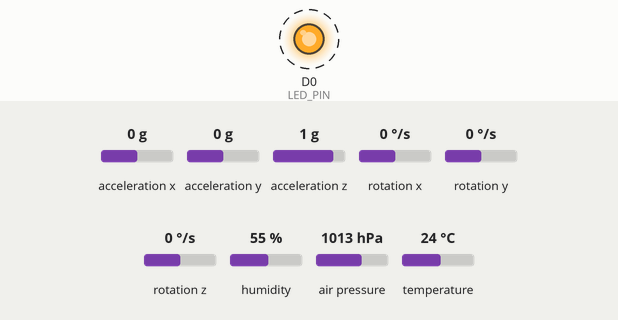
Bench run of a sketch on a simulated ESP8266 (NodeMCU). Shown: output pins drawn as LEDs (lit = HIGH). Dashed ring = blinking. The test bench sets the inputs (shaded band); at power-on: acceleration x 0 g, acceleration y 0 g, acceleration z 1 g, rotation x 0 °/s, rotation y 0 °/s, rotation z 0 °/s, humidity 55 %, air pressure 1013 hPa, temperature 24 °C. What the sketch prints to the serial monitor is not drawn.

Above: at 3.3 s.
Timing chart, 0 to 6.1 s (numbered marks = the images above):
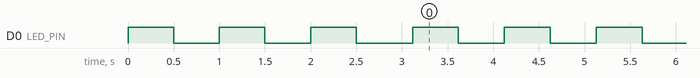

The sketch:

Test_FS_Sensors.ino
```cpp
/* Test firmware for BME280 & MPU6050
  PWNSAT Project 2025
*/

#include <Adafruit_BME280.h>
#include <Adafruit_MPU6050.h>
#include <Adafruit_Sensor.h>
#include <Wire.h>

#define FIRMWARE_VERSION "0.0.1"
#define LED_PIN D0
#define BME_SCK 13
#define BME_MISO 12
#define BME_MOSI 11
#define BME_CS 10

#define SEALEVELPRESSURE_HPA (1013.25)

Adafruit_MPU6050 mpu;
Adafruit_BME280 bme;

static int initMPU() {
  Serial.println("[MPU] MPU6050 Init");
  if (!mpu.begin(0x69)) {
    Serial.println("[MPU] Failed to find MPU6050 chip");
    return -1;
  }
  Serial.println("[MPU] MPU6050 Found!");
  mpu.setAccelerometerRange(MPU6050_RANGE_8_G);
  mpu.setGyroRange(MPU6050_RANGE_500_DEG);
  mpu.setFilterBandwidth(MPU6050_BAND_21_HZ);
  Serial.println("[MPU] Accelerometer range set to: +-8G");
  Serial.println("[MPU] Gyro range set to: +- 500 deg/s");
  Serial.println("[MPU] Filter bandwidth set to: 21 Hz");
  return 0;
}

static void readMPU() {
  /* Get new sensor events with the readings */
  sensors_event_t a, g, temp;
  mpu.getEvent(&a, &g, &temp);

  /* Print out the values */
  Serial.print("Acceleration X: ");
  Serial.print(a.acceleration.x);
  Serial.print(", Y: ");
  Serial.print(a.acceleration.y);
  Serial.print(", Z: ");
  Serial.print(a.acceleration.z);
  Serial.println(" m/s^2");

  Serial.print("Rotation X: ");
  Serial.print(g.gyro.x);
  Serial.print(", Y: ");
  Serial.print(g.gyro.y);
  Serial.print(", Z: ");
  Serial.print(g.gyro.z);
  Serial.println(" rad/s");

  Serial.print("Temperature: ");
  Serial.print(temp.temperature);
  Serial.println(" degC");
  Serial.println("");
}

static int initBME() {
  Serial.println("BME280 Init");
  if (!bme.begin(0x76)) {
    Serial.println("[MPU] Failed to find BME280 chip");
    Serial.print("[MPU] SensorID was: 0x");
    Serial.println(bme.sensorID(), 16);
    return -1;
  }
  Serial.println("[MPU] MPU6050 Found!");
  return 0;
}

static void readBME() {
  Serial.print("Temperature = ");
  Serial.print(bme.readTemperature());
  Serial.println(" °C");

  Serial.print("Pressure = ");
  Serial.print(bme.readPressure() / 100.0F);
  Serial.println(" hPa");

  Serial.print("Approx. Altitude = ");
  Serial.print(bme.readAltitude(SEALEVELPRESSURE_HPA));
  Serial.println(" m");

  Serial.print("Humidity = ");
  Serial.print(bme.readHumidity());
  Serial.println(" %");

  Serial.println("");
}

static void initLED() {
  pinMode(LED_PIN, OUTPUT);
  digitalWrite(LED_PIN, LOW);
}

static void bootLED() {
  for (int i = 0; i < 6; i++) {
    digitalWrite(LED_PIN, !digitalRead(LED_PIN));
    delay(500);
  }
}

static void blinkLED() {
  digitalWrite(LED_PIN, !digitalRead(LED_PIN));
  delay(500);
  digitalWrite(LED_PIN, !digitalRead(LED_PIN));
  delay(500);
}

void setup(void) {
  Serial.begin(115200);
  while (!Serial)
    delay(10);

  Serial.println("Sensor Test - " FIRMWARE_VERSION);

  initLED();
  bootLED();

  initMPU();
  initBME();

  delay(100);
}

void loop() {
  Serial.println("==========MPU==========");
  readMPU();
  blinkLED();

  Serial.println("==========BME==========");
  readBME();
  blinkLED();
}
```

Measured:
- by itself, D0 (LED_PIN): alternates HIGH for 0.50 s and LOW for 0.51 s
